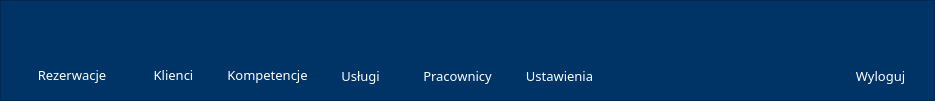
   <widget class="QFrame" name="frame">
    <property name="geometry">
     <rect>
      <x>0</x>
      <y>0</y>
      <width>935</width>
      <height>101</height>
     </rect>
    </property>
    <property name="styleSheet">
     <string notr="true">background-color: rgb(0,51,102);</string>
    </property>
    <property name="frameShape">
     <enum>QFrame::StyledPanel</enum>
    </property>
    <property name="frameShadow">
     <enum>QFrame::Raised</enum>
    </property>
    <widget class="ClickableLabel" name="reservationIcon">
     <property name="geometry">
      <rect>
       <x>50</x>
       <y>20</y>
       <width>40</width>
       <height>40</height>
      </rect>
     </property>
     <property name="statusTip">
      <string>0</string>
     </property>
     <property name="text">
      <string/>
     </property>
     <property name="pixmap">
      <pixmap resource="img.qrc">:/gabinet/img_rc/calendar-5.png</pixmap>
     </property>
     <property name="scaledContents">
      <bool>true</bool>
     </property>
    </widget>
    <widget class="QLabel" name="label_2">
     <property name="geometry">
      <rect>
       <x>12</x>
       <y>65</y>
       <width>120</width>
       <height>20</height>
      </rect>
     </property>
     <property name="font">
      <font>
       <family>Fira Sans</family>
       <pointsize>10</pointsize>
       <weight>50</weight>
       <italic>false</italic>
       <bold>false</bold>
      </font>
     </property>
     <property name="styleSheet">
      <string notr="true">color: rgb(255, 255, 255);
font: 10pt &quot;Fira Sans&quot;;</string>
     </property>
     <property name="text">
      <string>Rezerwacje</string>
     </property>
     <property name="alignment">
      <set>Qt::AlignCenter</set>
     </property>
    </widget>
    <widget class="ClickableLabel" name="clientIcon">
     <property name="geometry">
      <rect>
       <x>154</x>
       <y>20</y>
       <width>40</width>
       <height>40</height>
      </rect>
     </property>
     <property name="statusTip">
      <string>1</string>
     </property>
     <property name="text">
      <string/>
     </property>
     <property name="pixmap">
      <pixmap resource="img.qrc">:/gabinet/img_rc/user-4.png</pixmap>
     </property>
     <property name="scaledContents">
      <bool>true</bool>
     </property>
    </widget>
    <widget class="QLabel" name="label_4">
     <property name="geometry">
      <rect>
       <x>133</x>
       <y>65</y>
       <width>81</width>
       <height>20</height>
      </rect>
     </property>
     <property name="font">
      <font>
       <family>Fira Sans</family>
       <pointsize>10</pointsize>
       <weight>50</weight>
       <italic>false</italic>
       <bold>false</bold>
      </font>
     </property>
     <property name="styleSheet">
      <string notr="true">color: rgb(255, 255, 255);
font: 10pt &quot;Fira Sans&quot;;</string>
     </property>
     <property name="text">
      <string>Klienci</string>
     </property>
     <property name="alignment">
      <set>Qt::AlignCenter</set>
     </property>
    </widget>
    <widget class="QLabel" name="label_5">
     <property name="geometry">
      <rect>
       <x>227</x>
       <y>65</y>
       <width>81</width>
       <height>20</height>
      </rect>
     </property>
     <property name="font">
      <font>
       <family>Fira Sans</family>
       <pointsize>10</pointsize>
       <weight>50</weight>
       <italic>false</italic>
       <bold>false</bold>
      </font>
     </property>
     <property name="styleSheet">
      <string notr="true">color: rgb(255, 255, 255);
font: 10pt &quot;Fira Sans&quot;;</string>
     </property>
     <property name="text">
      <string>Kompetencje</string>
     </property>
     <property name="alignment">
      <set>Qt::AlignCenter</set>
     </property>
    </widget>
    <widget class="ClickableLabel" name="workIcon">
     <property name="geometry">
      <rect>
       <x>248</x>
       <y>20</y>
       <width>40</width>
       <height>40</height>
      </rect>
     </property>
     <property name="statusTip">
      <string>2</string>
     </property>
     <property name="text">
      <string/>
     </property>
     <property name="pixmap">
      <pixmap resource="img.qrc">:/gabinet/img_rc/notebook-3.png</pixmap>
     </property>
     <property name="scaledContents">
      <bool>true</bool>
     </property>
    </widget>
    <widget class="QLabel" name="label_7">
     <property name="geometry">
      <rect>
       <x>320</x>
       <y>66</y>
       <width>81</width>
       <height>20</height>
      </rect>
     </property>
     <property name="font">
      <font>
       <family>Fira Sans</family>
       <pointsize>10</pointsize>
       <weight>50</weight>
       <italic>false</italic>
       <bold>false</bold>
      </font>
     </property>
     <property name="styleSheet">
      <string notr="true">color: rgb(255, 255, 255);
font: 10pt &quot;Fira Sans&quot;;</string>
     </property>
     <property name="text">
      <string>Usługi</string>
     </property>
     <property name="alignment">
      <set>Qt::AlignCenter</set>
     </property>
    </widget>
    <widget class="ClickableLabel" name="serviceIcon">
     <property name="geometry">
      <rect>
       <x>341</x>
       <y>21</y>
       <width>40</width>
       <height>40</height>
      </rect>
     </property>
     <property name="statusTip">
      <string>3</string>
     </property>
     <property name="text">
      <string/>
     </property>
     <property name="pixmap">
      <pixmap resource="img.qrc">:/gabinet/img_rc/list.png</pixmap>
     </property>
     <property name="scaledContents">
      <bool>true</bool>
     </property>
    </widget>
    <widget class="ClickableLabel" name="workersIcon">
     <property name="geometry">
      <rect>
       <x>435</x>
       <y>21</y>
       <width>40</width>
       <height>40</height>
      </rect>
     </property>
     <property name="statusTip">
      <string>4</string>
     </property>
     <property name="text">
      <string/>
     </property>
     <property name="pixmap">
      <pixmap resource="img.qrc">:/gabinet/img_rc/id-card-1.png</pixmap>
     </property>
     <property name="scaledContents">
      <bool>true</bool>
     </property>
    </widget>
    <widget class="QLabel" name="label_10">
     <property name="geometry">
      <rect>
       <x>412</x>
       <y>66</y>
       <width>91</width>
       <height>20</height>
      </rect>
     </property>
     <property name="font">
      <font>
       <family>Fira Sans</family>
       <pointsize>10</pointsize>
       <weight>50</weight>
       <italic>false</italic>
       <bold>false</bold>
      </font>
     </property>
     <property name="styleSheet">
      <string notr="true">color: rgb(255, 255, 255);
font: 10pt &quot;Fira Sans&quot;;</string>
     </property>
     <property name="text">
      <string>Pracownicy</string>
     </property>
     <property name="alignment">
      <set>Qt::AlignCenter</set>
     </property>
    </widget>
    <widget class="ClickableLabel" name="settingsIcon">
     <property name="geometry">
      <rect>
       <x>540</x>
       <y>21</y>
       <width>40</width>
       <height>40</height>
      </rect>
     </property>
     <property name="statusTip">
      <string>5</string>
     </property>
     <property name="text">
      <string/>
     </property>
     <property name="pixmap">
      <pixmap resource="img.qrc">:/gabinet/img_rc/settings-6.png</pixmap>
     </property>
     <property name="scaledContents">
      <bool>true</bool>
     </property>
    </widget>
    <widget class="QLabel" name="label_12">
     <property name="geometry">
      <rect>
       <x>519</x>
       <y>66</y>
       <width>81</width>
       <height>20</height>
      </rect>
     </property>
     <property name="font">
      <font>
       <family>Fira Sans</family>
       <pointsize>10</pointsize>
       <weight>50</weight>
       <italic>false</italic>
       <bold>false</bold>
      </font>
     </property>
     <property name="styleSheet">
      <string notr="true">color: rgb(255, 255, 255);
font: 10pt &quot;Fira Sans&quot;;</string>
     </property>
     <property name="text">
      <string>Ustawienia</string>
     </property>
     <property name="alignment">
      <set>Qt::AlignCenter</set>
     </property>
    </widget>
    <widget class="ClickableLabel" name="logout">
     <property name="geometry">
      <rect>
       <x>860</x>
       <y>21</y>
       <width>40</width>
       <height>40</height>
      </rect>
     </property>
     <property name="statusTip">
      <string>-1</string>
     </property>
     <property name="text">
      <string/>
     </property>
     <property name="pixmap">
      <pixmap resource="img.qrc">:/gabinet/img_rc/locked-1.png</pixmap>
     </property>
     <property name="scaledContents">
      <bool>true</bool>
     </property>
    </widget>
    <widget class="QLabel" name="label_14">
     <property name="geometry">
      <rect>
       <x>835</x>
       <y>66</y>
       <width>91</width>
       <height>20</height>
      </rect>
     </property>
     <property name="font">
      <font>
       <family>Fira Sans</family>
       <pointsize>10</pointsize>
       <weight>50</weight>
       <italic>false</italic>
       <bold>false</bold>
      </font>
     </property>
     <property name="styleSheet">
      <string notr="true">color: rgb(255, 255, 255);
font: 10pt &quot;Fira Sans&quot;;</string>
     </property>
     <property name="text">
      <string>Wyloguj</string>
     </property>
     <property name="alignment">
      <set>Qt::AlignCenter</set>
     </property>
    </widget>
   </widget>
